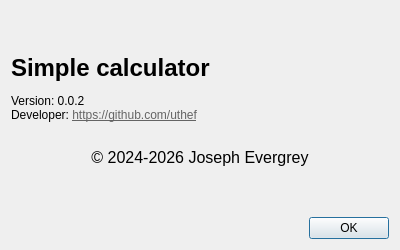
<?xml version="1.0" encoding="UTF-8"?>
<ui version="4.0">
 <class>AboutPopup</class>
 <widget class="QDialog" name="AboutPopup">
  <property name="windowModality">
   <enum>Qt::WindowModality::WindowModal</enum>
  </property>
  <property name="geometry">
   <rect>
    <x>0</x>
    <y>0</y>
    <width>400</width>
    <height>250</height>
   </rect>
  </property>
  <property name="sizePolicy">
   <sizepolicy hsizetype="Fixed" vsizetype="Fixed">
    <horstretch>0</horstretch>
    <verstretch>0</verstretch>
   </sizepolicy>
  </property>
  <property name="minimumSize">
   <size>
    <width>400</width>
    <height>250</height>
   </size>
  </property>
  <property name="maximumSize">
   <size>
    <width>400</width>
    <height>300</height>
   </size>
  </property>
  <property name="windowTitle">
   <string>About</string>
  </property>
  <property name="modal">
   <bool>true</bool>
  </property>
  <layout class="QVBoxLayout" name="verticalLayout">
   <item>
    <widget class="QLabel" name="label">
     <property name="text">
      <string notr="true">&lt;html&gt;&lt;head/&gt;&lt;body&gt;&lt;p&gt;&lt;span style=&quot; font-size:18pt; font-weight:600;&quot;&gt;Simple calculator&lt;/span&gt;&lt;/p&gt;&lt;p&gt;Version: 0.0.2&lt;br/&gt;Developer: &lt;a href=&quot;https://github.com/uthef&quot;&gt;&lt;span style=&quot; text-decoration: underline; color:#646464;&quot;&gt;https://github.com/uthef&lt;br/&gt;&lt;/span&gt;&lt;/a&gt;&lt;/p&gt;&lt;p align=&quot;center&quot;&gt;&lt;span style=&quot; font-size:12pt;&quot;&gt;© 2024-2026 Joseph Evergrey&lt;/span&gt;&lt;/p&gt;&lt;/body&gt;&lt;/html&gt;</string>
     </property>
     <property name="textFormat">
      <enum>Qt::TextFormat::MarkdownText</enum>
     </property>
     <property name="openExternalLinks">
      <bool>true</bool>
     </property>
     <property name="textInteractionFlags">
      <set>Qt::TextInteractionFlag::TextBrowserInteraction</set>
     </property>
    </widget>
   </item>
   <item>
    <widget class="QDialogButtonBox" name="buttonBox">
     <property name="sizePolicy">
      <sizepolicy hsizetype="Minimum" vsizetype="Maximum">
       <horstretch>0</horstretch>
       <verstretch>0</verstretch>
      </sizepolicy>
     </property>
     <property name="orientation">
      <enum>Qt::Orientation::Horizontal</enum>
     </property>
     <property name="standardButtons">
      <set>QDialogButtonBox::StandardButton::Ok</set>
     </property>
     <property name="centerButtons">
      <bool>false</bool>
     </property>
    </widget>
   </item>
  </layout>
 </widget>
 <resources/>
 <connections>
  <connection>
   <sender>buttonBox</sender>
   <signal>accepted()</signal>
   <receiver>AboutPopup</receiver>
   <slot>accept()</slot>
   <hints>
    <hint type="sourcelabel">
     <x>248</x>
     <y>254</y>
    </hint>
    <hint type="destinationlabel">
     <x>157</x>
     <y>274</y>
    </hint>
   </hints>
  </connection>
 </connections>
</ui>
